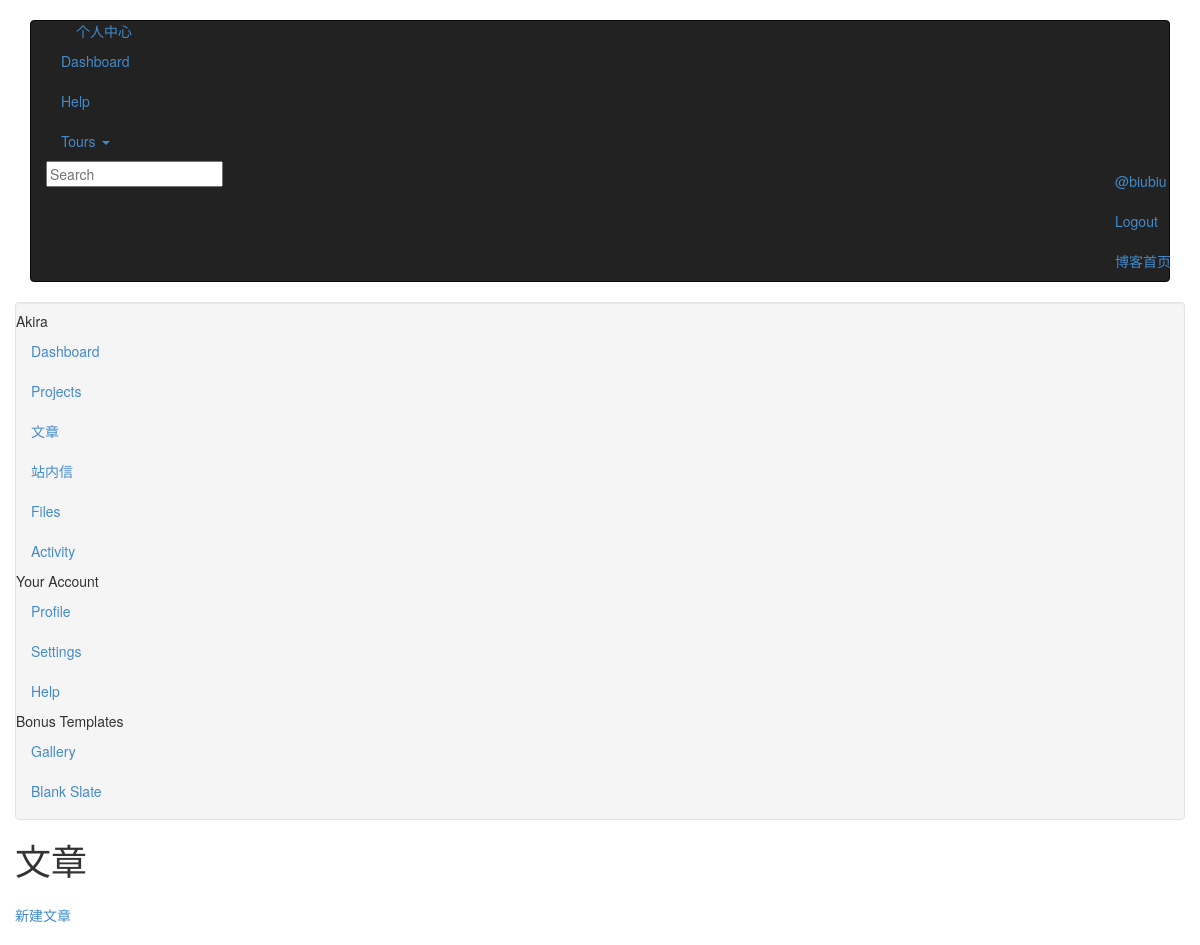
The page /about/article/ (signed in) on the database as committed earlier.
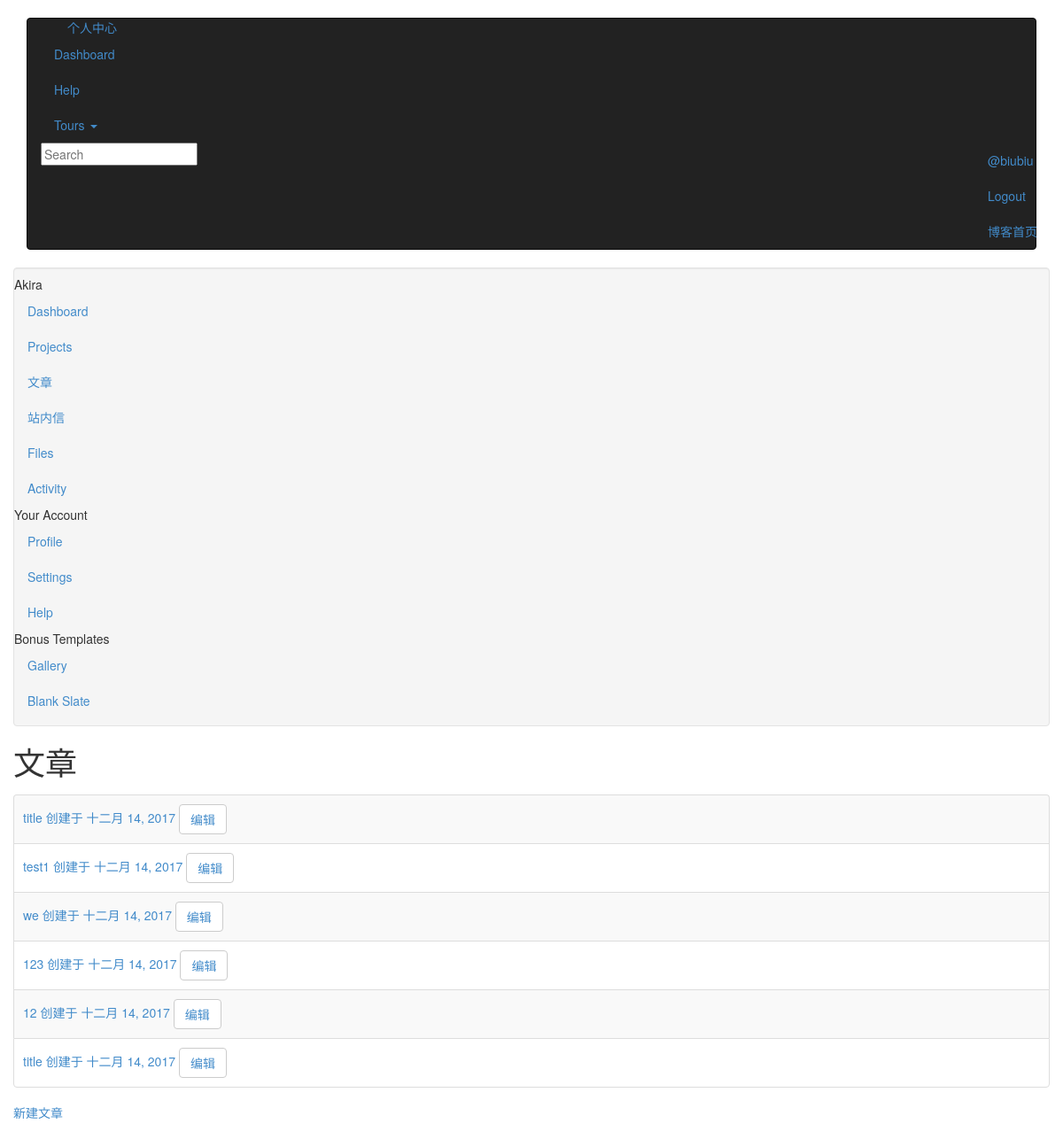
The same page on the database as committed later.
### application/about/models.py (models this page shows, shortened)
class UserProfile(AbstractUser):
    nick_name = models.CharField(max_length=50,
                                 null=True,
                                 blank=True)
    mobile_number = models.CharField(max_length=13,
                                     null=True,
                                     blank=True,
                                     verbose_name='手机号')
    photo = models.ImageField(upload_to='about/%Y/%m/%d',
                              blank=True)
    biography = models.CharField(max_length=200,
                                 blank=True)
    class Meta:
        verbose_name = u'用户详情'
        verbose_name_plural = verbose_name

### application/blog/models.py (models this page shows, shortened)
class Article(models.Model):
    STATUS_CHOICES = (
        ('draft', 'Draft'),
        ('published', 'Published'),
    )
    articleauthor = UserProfile.objects.all()
    ARTICLE_AUTHOR_CHOICES = [(str(user), str(user)) for user in articleauthor]
    title = models.CharField(max_length=70,
                             default="title",
                             verbose_name="标题")
    content = RichTextField(verbose_name="内容")
    tags = TaggableManager()
    slug = models.SlugField(max_length=250,
                            unique_for_date='publish')
    publish = models.DateTimeField(default=timezone.now)
    created_time = models.DateField(auto_now_add=True)
    modified_time = models.DateTimeField(auto_now=True)
    excerpt = models.CharField(max_length=200, blank=True)
    category = models.ForeignKey(Category,
                                 blank=True,
                                 null=True)
    author = models.CharField(choices=ARTICLE_AUTHOR_CHOICES,
                              default='',
                              max_length=30)
    status = models.CharField(max_length=10,
                              choices=STATUS_CHOICES,
                              default='draft')
    class Meta:
        ordering = ('created_time',)
        verbose_name = u"文章"
        verbose_name_plural = verbose_name

### application/about/views.py (the view)
# urls.py: url(r'article/$', ArticleView.as_view(), name='article'),
class ArticleView(LoginRequiredMixin, View):
    def get(self, request):
        username = request.user.username
        user_article = Article.objects.filter(author=username)
        context = {
            'user_article': user_article,
        }
        return render(request,
                    'profile/article.html',
                    context)

### application/about/authentication.py (called while the page is built)
    def get_user(self, user_id):
        try:
            return UserProfile.objects.get(pk=user_id)
        except UserProfile.DoesNotExist:
            return None

### application/cart/context_processors.py (called while the page is built)
def cart(request):
    return {'cart': Cart(request)}

### application/about/templates/profile/article.html (shortened to what this page needs)
{% extends "base_profile.html" %}
{% load staticfiles %}
{% block content %}
<div class="span9">
    <h1>
        文章
    </h1>
    <ul class="tasks zebra-list">
        {% for article in user_article %}
        <li>
            <a href="{% url 'blog:article_page' article.id %}">{{ article.title }}  创建于 {{ article.created_time }}</a>
            <button type="button" class="btn btn-default"><a href="{% url 'about:article_edit' article.id %}">编辑</a></button>
        </li>
        {% endfor %}
    </ul>
    <a class="toggle-link" href="{% url "about:article_create" %}">新建文章</a>
{% endblock %}

### templates/base_profile.html (shortened to what this page needs)
<!DOCTYPE html>
{% load staticfiles %}
{% load notifications_tags %}
<html lang="en">
    <head>
        <link rel="stylesheet" href="https://cdn.bootcss.com/bootstrap/2.2.1/css/bootstrap.min.css">
        <link href="https://cdn.bootcss.com/bootstrap/2.2.1/css/bootstrap-responsive.min.css" rel="stylesheet">
        <link href="{% static "css/site.css" %}" rel="stylesheet">
    </head>
    <body>
        <div class="container">
            <div class="navbar navbar-inverse">
                <div class="navbar-inner">
                    <div class="container">
                        <a class="btn btn-navbar" data-toggle="collapse" data-target=".nav-collapse">    </a> <a class="brand" href="#">个人中心</a>
                        <div class="nav-collapse">
                            <ul class="nav">
                                <li class="active">
                                    <a href="{% url "about:about_user" %}">Dashboard</a>
                                </li>
                                <li>
                                    <a href="help.htm">Help</a>
                                </li>
                                <li class="dropdown">
                                    <a href="help.htm" class="dropdown-toggle" data-toggle="dropdown">Tours <b class="caret"></b></a>
                                </li>
                            </ul>
                            <form class="navbar-search pull-left" action="">
                                <input type="text" class="search-query span2" placeholder="Search" />
                            </form>
                            <ul class="nav pull-right">
                                <li>
                                    <a href="{% url "about:profile" %}">@{{ request.user.username }}</a>
                                </li>
                                <li>
                                    <a href="{% url 'about:logout' %}">Logout</a>
                                </li>
                                <li>
                                    <a href="{% url "blog:index" %}">博客首页</a>
                                </li>
                            </ul>
                        </div>
                    </div>
                </div>
            </div>
            <div class="row">
                <div class="span3">
                    <div class="well" style="padding: 8px 0;">
                            <ul class="nav nav-list">
                                <li class="nav-header">
                                    Akira
                                </li>
                                <li class="active">
                                    <a href="{% url "about:about_user" %}"> Dashboard</a>
                                </li>
                                <li>
                                    <a href="projects.htm"> Projects</a>
                                </li>
                                <li>
                                    <a href="{% url "about:article" %}">文章</a>
                                </li>
                                <li>
                                    <a href="{% url "about:messages" %}"> 站内信
                                    </a>
                                </li>
                                <li>
                                    <a href="files.htm"> Files</a>
                                </li>
                                <li>
                                    <a href="activity.htm"> Activity</a>
                                </li>
                                <li class="nav-header">
                                    Your Account
                                </li>
                                <li>
                                    <a href="{% url "about:profile" %}"> Profile</a>
                                </li>
                                <li>
                                    <a href="{% url "about:about_settings" %}"> Settings</a>
                                </li>
                                <li>
                                    <a href="help.htm"> Help</a>
                                </li>
                                <li class="nav-header">
                                    Bonus Templates
                                </li>
                                <li>
                                    <a href="gallery.htm"> Gallery</a>
                                </li>
                                <li>
                                    <a href="blank.htm"> Blank Slate</a>
                                </li>
                                </ul>
                    </div>
                </div>
                {% block content %}
                {% endblock %}
            </div>
        </div>
    </body>
</html>

### static/css/site.css (style rules this page uses)
body { padding-top:20px; padding-bottom:20px; }
h1 { padding-bottom:0.2em; }
.tasks { margin:0; padding:0; }
.tasks li { list-style-type:none; padding-bottom:0.3em; }
.zebra-list { margin:0 0 18px 0; padding:0; }
.zebra-list li { border:1px solid #DDD; padding:10px; border-bottom:none; }
.zebra-list li:nth-child(odd) { background-color:#F9F9F9; }
.zebra-list li:first-child { -webkit-border-radius:4px 4px 0 0; -moz-border-radius:4px 4px 0 0; border-radius:4px 4px 0 0; }
.zebra-list li:last-child { border-bottom:1px solid #DDD; -webkit-border-radius:0 0 4px 4px; -moz-border-radius:0 0 4px 4px; border-radius:0 0 4px 4px; }

Rows that differ between the two databases and show on the page:
added Article: title "title", created_time "十二月 14, 2017"
added Article: title "test1", created_time "十二月 14, 2017"
added Article: title "we", created_time "十二月 14, 2017"
added Article: title "123", created_time "十二月 14, 2017"
added Article: title "12", created_time "十二月 14, 2017"
added Article: title "title", created_time "十二月 14, 2017"
